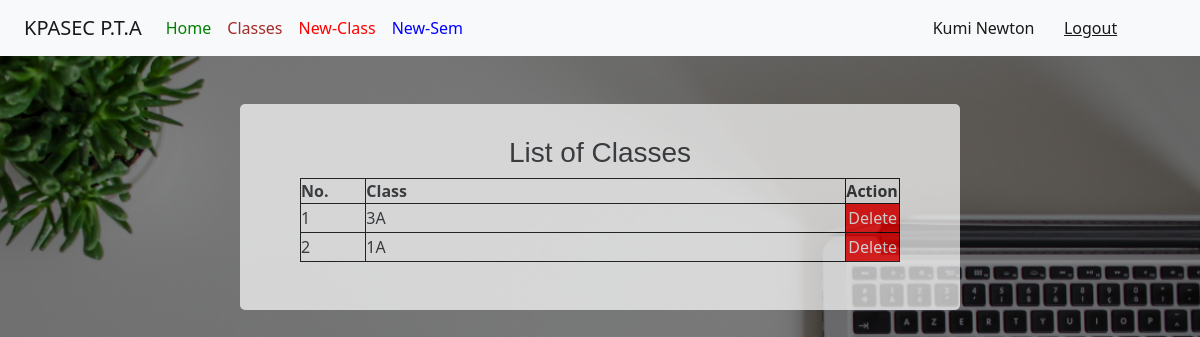
Page /accountant_dashboard/student_classes/ (signed in) on the committed database.
### app.py (models this page shows, shortened)
class User(db.Model, UserMixin):
	__bind_key__ = "kpasec"
	id = db.Column(db.Integer, primary_key=True)
	date = db.Column(db.DateTime, default = datetime.utcnow())
	username = db.Column(db.String(80), unique=False, nullable=False)
	email = db.Column(db.String(120), unique=True, nullable=False)
	password = db.Column(db.String(120), nullable=False)
	is_admin = db.Column(db.Boolean,  default=False)
	function = db.Column(db.String(120))
	approval = db.Column(db.Boolean, default=False)

class Classes(db.Model):
	__bind_key__ = "kpasec"
	id = db.Column(db.Integer, primary_key=True)
	date = db.Column(db.DateTime, default = datetime.utcnow())
	class1 = db.Column(db.String(10), unique=False, nullable=False)
	account = db.Column(db.String(120), nullable=False)

### app.py (the view)
@app.route("/accountant_dashboard/student_classes/", methods=['POST', 'GET'])
@login_required
def student_classes():
	if current_user.is_authenticated and current_user.approval:
		newclass = NewClassForm()
		if newclass.validate_on_submit():
			cls1 = Classes(account=current_user.username,class1=newclass.data.get('newclass'))
			db.session.add(cls1)
			db.session.commit()
			flash(f"Class {newclass.data.get('newclass')} added class lists", "success")
		classes = Classes.query.all()
		return render_template("students_classes.html", newclass=newclass, classes=classes)
	else:
		abort(404)

### app.py (shortened to what this page needs)
class NewClassForm(FlaskForm):
	newclass = StringField("Class Name", validators=[DataRequired(), Length(max	= 5)])
	submit = SubmitField("create")

### app.py (called while the page is built)
@login_manager.user_loader
def load_user(user_id):
	return User.query.get(int(user_id))

### templates/students_classes.html (shortened to what this page needs)
{% extends "bootstrap.html" %}
{% block content %}
<!DOCTYPE html>
<html>
<head>
</head>
<body>
<header>
		<nav class="navbar navbar-expand-lg navbar-light bg-light">
			    <a class="navbar-brand kpa" href="#">KPASEC P.T.A</a>
				<div class="collapse navbar-collapse" id="navbarText">
			      <ul class="navbar-nav me-auto mb-2 mb-lg-0">
			        <li class="nav-item">
			          <a class="nav-link active " aria-current="page" href="{{url_for('accountant_dashboard')}}" id="dash">Home</a>
			        </li>
			        <li class="nav-item d-flex">
			          <a class="nav-link" href="#" id="lis">Classes</a>
			        </li>
			        <li class="nav-item">
			          <a class="nav-link " href="#" id="new-class">New-Class</a>
			        </li>
			        <li class="nav-item">
			          <a class="nav-link " href="{{url_for('begin_sem')}}" id="new-sem">New-Sem</a>
			        </li>
			      </ul>
			      <span class="navbar-text" >
			      	<a style="text-decoration:none;" href="{{url_for('account')}}" class="nn">{{current_user.username}}</a>
			      	<a href="{{url_for('logout')}}">Logout</a>
			      </span>
			    </div>
			</nav>
	</header>
   <center>
   	<div class="ttable" id="cont1">
   		<h3 class="topp" style="padding-top:4vh;font-family: sans-serif;">List of Classes </h3>
   		<table >
   			<tr>
   				<th>No.</th>
   				<th>Class</th>
   				<th class="act">Action</th>
   			</tr>
   			{% for cls in classes %}
   			<tr>
   				<td>{{loop.index}}</td>
   				<td class="fom">{{cls.class1}}</td>
   				<td class="act">
   					<a href="{{url_for('delete_class', id = cls.id)}}">
   						<input type="submit" name="" value="Delete">
   					</a>
   				</td>
   			</tr>
   			{% endfor %}
   		</table><br><br>
   	</div><br>
</center>
</body>
</html>
{% endblock %}

### rows in the picture
User: username "Kumi Newton"
Classes: class1 "3A"
Classes: class1 "1A"
